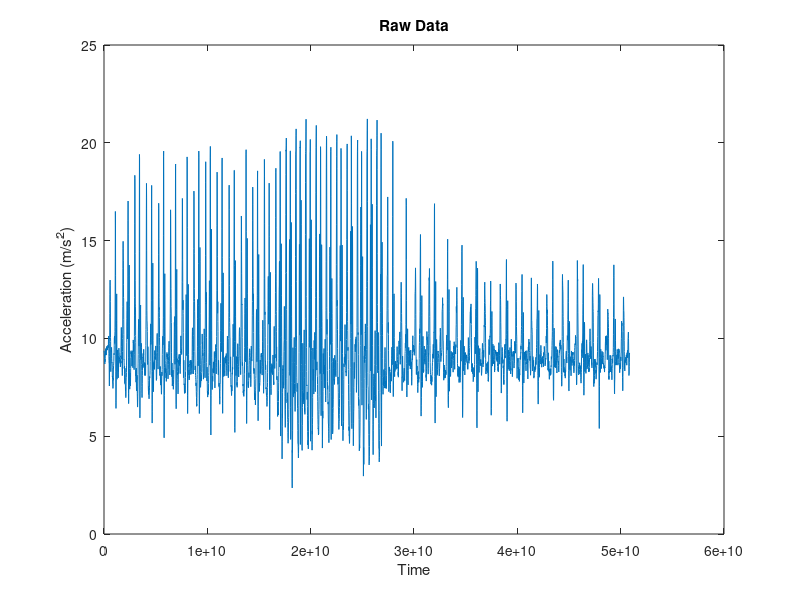

Recreate this plot in MATLAB. (Note: this script raises an error after producing the figure.)
data = xlsread('traces_test5.csv');

 idx = data(:,2) == 1;
    time = data(idx,1);
    xReading = data(idx,2);
    yReading = data(idx,3);
    zReading = data(idx,4);
    format long;
       
    sz = length(xReading);
    timeVsAcceleration = zeros(sz, 2);
    
    j = 1;   
   
    %set the values for acceleration magnitude
    for i=1:sz 
        timeVsAcceleration(i, 1) = time(i);
        timeVsAcceleration(i, 2) = sqrt((xReading(i).^2) + (yReading(i).^2) + (zReading(i).^2));
    end
    
     
    %traces test 
    tstart = 44210000000;
    tend =95080000000;
    goal = 85; 
    
    %{
       tstart = 44210000000;
    tend =95080000000;
    %}
    
    timeVsAcceleration(:, 1) = (timeVsAcceleration(:, 1) - timeVsAcceleration(1,1));
    timeVsAcceleration(timeVsAcceleration(:, 1)<=tstart, :) = [];
    timeVsAcceleration(timeVsAcceleration(:, 1)>=tend, :) = [];
    timeVsAcceleration(:, 1) = (timeVsAcceleration(:, 1) - timeVsAcceleration(1,1));
    
    figure
    plot(timeVsAcceleration(:,1), timeVsAcceleration(:,2));
    title('Raw Data');
    xlabel('Time');
    ylabel('Acceleration (m/s^2)');
                
        
sdWindow = 900000000;
sdWalkingThresh = 0.6;

%calculate the standard deviations 
stdDeviation = StandardDeviation(timeVsAcceleration, sdWindow);

RThresh = 0.4;
tmin = 400000000;
nascWindowSize = 2000000000;
tmax = 1500000000;

time = timeVsAcceleration(:,1);
acc = timeVsAcceleration(:,2);

clen = length(time);

walking = zeros(clen, 1);

p = time(1);

        %set up the window
         mIdx = find(time>p,1);
        %If dealing with the first reading
        if p == 0
            %The window should start at this reading
            start = 1;
        else 
            start = mIdx;
        end
    
        
        %Set the time limit to the time at which the last item in the window
        %cannot exceed
       % timeLimit = time(start) + nascWindowSize;
        timeLimit = p + nascWindowSize;

        %Find the first item that exceeds the window timelimit
        %The last item in the window will be the reading before this one
        nIdx = find(time>timeLimit,1);
    
        sdThisWindow = std(acc(start:nIdx-1));
        if sdThisWindow > sdWalkingThresh
              
        windowEnd = nIdx - 1;
        windowCount = length(acc(start:windowEnd));
        %do Nasc on all in window
        [tOpt, nascForWindow] = nasc(timeVsAcceleration, start, windowEnd, tmax, tmin, windowCount);
        
        if nascForWindow > RThresh
            walking(start:windowEnd, 1) = 1;
        else
            walking(start:windowEnd, 1) = 0;
        end
        end
        
    %nascResult = nasc4(timeVsAcceleration, tOpt);
            
firstTime = timeVsAcceleration(1,1);
lastTime = timeVsAcceleration(clen,1);
timeWalking = lastTime - firstTime; 
%{
meanTOpt = mean(toptResults(:,1));
stepsTaken = timeWalking./(meanTOpt./2);
%}

stepsTaken = timeWalking./(tOpt/2);
